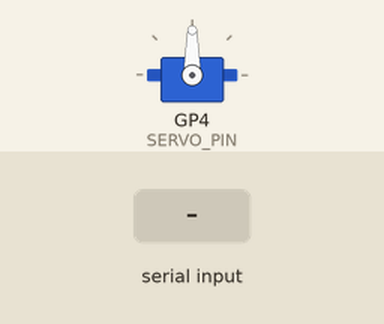
Simulated run of this program. Board: Raspberry Pi Pico running MicroPython. Shown: servo. The inputs (shaded band) are chosen by the test bench. WiFi joins after 1.5 s; servo angles are drawn from the pulse width (0.5 ms = 0°, 2.5 ms = 180°); threads take turns every 2 ms; what the program prints to the serial console is not drawn.

Above: at 3.7 s.
3.8 s: "3" typed at the serial console, then Enter
At 4.5 s:
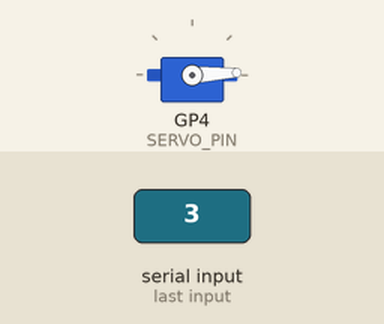
5.5 s: "90" typed at the serial console, then Enter
At 6.0 s:
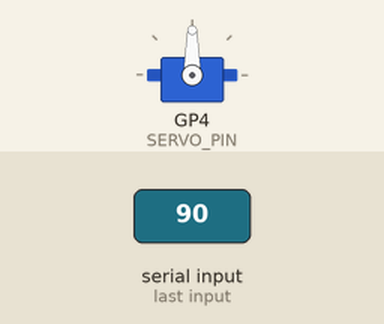
Timing chart, 0 to 8.5 s (numbered marks = the images above; inputs shaded):
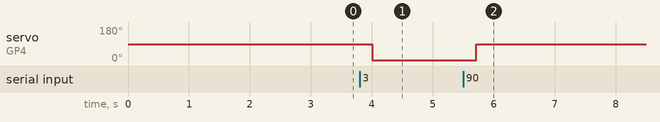

The program:

rc.py
```python
import machine
import time
import _thread
import network
import socket
import sys
import select

# --- USER CONFIGURATION ---
SSID = "YOUR_WIFI_ID"
PASSWORD = "YOUR_WIFI_PASSWORD"
SERVO_PIN = 4
POT_PIN = 26       # ADC0 (GP26)

# --- CALIBRATION ---
SERVO_TOTAL_RANGE = 180
SERVO_MIN_US = 500
SERVO_MAX_US = 2500

# --- GLOBAL STATE ---
state = {
    "mode": 1,        # 0=RELEASED, 1=LIBRARY, 2=MANUAL, 3=POT
    "val": 90,        # Current Angle
    "running": True
}

server_ip = None

# --- WEB SERVER (Core 1) ---
def core1_web_server():
    global server_ip
    wlan = network.WLAN(network.STA_IF)

    # Force Reset Wi-Fi
    wlan.active(False)
    time.sleep(0.5)
    wlan.active(True)
    wlan.connect(SSID, PASSWORD)

    # 10s Timeout
    max_wait = 20
    while max_wait > 0:
        if wlan.status() == 3 and wlan.isconnected(): break
        max_wait -= 1
        time.sleep(1)

    if wlan.status() == 3:
        server_ip = wlan.ifconfig()[0]
    else:
        server_ip = False
        return

    try:
        addr = socket.getaddrinfo('0.0.0.0', 80)[0][-1]
        s = socket.socket()
        s.setsockopt(socket.SOL_SOCKET, socket.SO_REUSEADDR, 1)
        s.bind(addr)
        s.listen(1)
    except: return

    while state["running"]:
        try:
            cl, addr = s.accept()
            request = cl.recv(1024).decode('utf-8')

            if "GET /set?angle=" in request:
                try:
                    val = int(request.split("angle=")[1].split(" ")[0])
                    if val < 0: val = 0
                    if val > SERVO_TOTAL_RANGE: val = SERVO_TOTAL_RANGE
                    state["val"] = val
                    state["mode"] = 1 # GUI forces Library Mode
                except: pass
                cl.send("HTTP/1.1 200 OK\r\n\r\nOK")

            elif "GET /release" in request:
                state["mode"] = 0
                cl.send("HTTP/1.1 200 OK\r\n\r\nReleased")

            else:
                # --- REVERTED TO ONCHANGE (Stable) ---
                html = f"""<!DOCTYPE html><html>
                <head>
                    <meta name="viewport" content="width=device-width, initial-scale=1">
                    <style>
                        body {{ font-family: sans-serif; text-align: center; padding: 20px; }}
                        button {{ padding: 10px 15px; margin: 5px; font-size: 16px; cursor: pointer; }}
                        .rel-btn {{ background: #d32f2f; color: white; border: none; padding: 15px 30px; font-weight: bold; }}
                        input[type=range] {{ width: 80%; height: 25px; }}
                    </style>
                </head>
                <body>
                    <h1>Servo Control</h1>
                    <h2 id="status">Current: {state["val"]}&deg;</h2>

                    <input type="range" min="0" max="{SERVO_TOTAL_RANGE}" value="{state["val"]}"
                        oninput="document.getElementById('status').innerText='Target: ' + this.value + '&deg;'"
                        onchange="send(this.value)">
                    <br><br>
                    <div>
                        <button onclick="send(0)">0&deg;</button>
                        <button onclick="send(45)">45&deg;</button>
                        <button onclick="send(90)">90&deg;</button>
                        <button onclick="send(135)">135&deg;</button>
                        <button onclick="send(180)">180&deg;</button>
                    </div>
                    <br>
                    <button class="rel-btn" onclick="release()">RELEASE MOTOR</button>

                    <script>
                        function send(val) {{
                            fetch('/set?angle=' + val);
                            document.getElementById('status').innerText = 'Current: ' + val + '&deg;';
                            document.getElementById('status').style.color = 'black';
                        }}
                        function release() {{
                            fetch('/release');
                            document.getElementById('status').innerText = 'MOTOR RELEASED';
                            document.getElementById('status').style.color = 'red';
                        }}
                    </script>
                </body></html>"""
                cl.send("HTTP/1.1 200 OK\r\nContent-Type: text/html\r\n\r\n" + html)
            cl.close()
        except: pass

# --- MAIN CONTROLLER (Core 0) ---
def main():
    _thread.start_new_thread(core1_web_server, ())

    pin = machine.Pin(SERVO_PIN, machine.Pin.OUT)
    adc = machine.ADC(POT_PIN)
    current_driver = 'none'
    pwm_obj = None

    print("\n--- INITIALIZING ---")
    print("Connecting to Wi-Fi...", end="")
    while server_ip is None:
        time.sleep(0.5)
        print(".", end="")

    if server_ip:
        print(f"\nSUCCESS! Server: http://{server_ip}")
    else:
        print(f"\nWi-Fi Failed. REPL ONLY mode.")

    print(f"Config: 0-{SERVO_TOTAL_RANGE}deg | {SERVO_MIN_US}-{SERVO_MAX_US}us")
    print("Commands: <angle>, manual, library, pot, release, exit")

    while state["running"]:

        # 1. READ INPUT
        if select.select([sys.stdin], [], [], 0)[0]:
            raw = sys.stdin.readline()
            if raw:
                cmd = raw.strip().lower().replace('"', '').replace("'", "")
                time.sleep(0.2)
                if not cmd: continue

                if cmd == "manual":
                    state["mode"] = 2
                    print("Mode: MANUAL")
                elif cmd == "library":
                    state["mode"] = 1
                    print("Mode: LIBRARY")
                elif cmd == "pot":
                    state["mode"] = 3
                    print("Mode: POT CONTROL")
                elif cmd == "release":
                    state["mode"] = 0
                    print("Mode: RELEASED")
                elif cmd == "exit":
                    state["running"] = False
                    break
                elif cmd.replace('.','',1).isdigit():
                    val = float(cmd)
                    if 0 <= val <= SERVO_TOTAL_RANGE:
                        state["val"] = val
                        print(f"Angle: {val}")
                        state["mode"] = 1
                    else:
                        print("Error: Out of range")
                        state["mode"] = 0

        # 2. DRIVE MOTOR
        if state["mode"] == 3: # POT
            if current_driver != 'pwm':
                pin = machine.Pin(SERVO_PIN)
                pwm_obj = machine.PWM(pin)
                pwm_obj.freq(50)
                current_driver = 'pwm'

            pot_val = adc.read_u16()
            angle = (pot_val / 65535) * SERVO_TOTAL_RANGE

            # Update state["val"] so REPL knows where we are,
            # but don't force mode change if user didn't ask.
            state["val"] = int(angle)

            pct = angle / SERVO_TOTAL_RANGE
            ns = int((SERVO_MIN_US + (pct * (SERVO_MAX_US - SERVO_MIN_US))) * 1000)
            pwm_obj.duty_ns(ns)
            time.sleep(0.05)

        elif state["mode"] == 1: # LIBRARY
            if current_driver != 'pwm':
                pin = machine.Pin(SERVO_PIN)
                pwm_obj = machine.PWM(pin)
                pwm_obj.freq(50)
                current_driver = 'pwm'

            pct = state["val"] / SERVO_TOTAL_RANGE
            ns = int((SERVO_MIN_US + (pct * (SERVO_MAX_US - SERVO_MIN_US))) * 1000)
            pwm_obj.duty_ns(ns)
            time.sleep(0.02)

        elif state["mode"] == 2: # MANUAL
            if current_driver != 'gpio':
                if pwm_obj: pwm_obj.deinit()
                pin = machine.Pin(SERVO_PIN, machine.Pin.OUT)
                current_driver = 'gpio'

            target_us = int(SERVO_MIN_US + (state["val"] / SERVO_TOTAL_RANGE) * (SERVO_MAX_US - SERVO_MIN_US))
            pin.value(1)
            time.sleep_us(target_us)
            pin.value(0)
            time.sleep_us(20000 - target_us)

        elif state["mode"] == 0: # RELEASED
            if current_driver == 'pwm': pwm_obj.duty_ns(0)
            else: pin.value(0)
            time.sleep(0.1)

    if pwm_obj: pwm_obj.deinit()
    print("Shutdown")

if __name__ == "__main__":
    main()
```

Measured:
- after the input at 3.8 s, servo on GP4 (SERVO_PIN): 90° → 3° after 0.21 s
- after the input at 5.5 s, servo on GP4 (SERVO_PIN): 3° → 90° after 0.22 s
